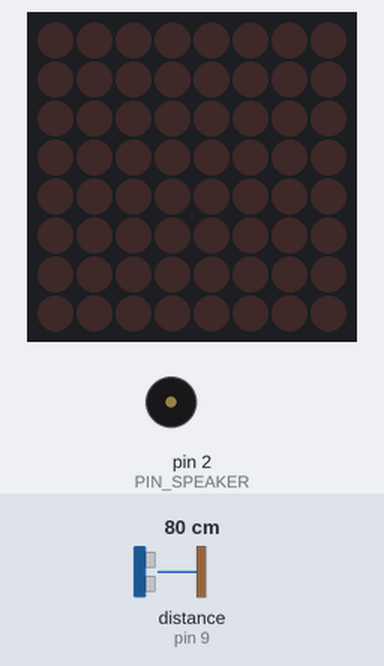
A sketch run on a simulated Arduino Uno, built with avr-gcc and run on an emulated ATmega328P. Parts: 8×8 LED matrix, buzzer (waves = sounding). Wiring (inferred from the names in the program): ultrasonic range finder: trigger pin 8; echo pin 9. The inputs (shaded band) are chosen by the test bench; at power-on: distance to the obstacle (sensor on pin 9) 80 cm. The echo pulse lasts 58.3 µs per cm.

Above: at 2.8 s.
2.9 s: distance to the obstacle (sensor on pin 9) set to 18 cm
5.6 s: distance to the obstacle (sensor on pin 9) set to 15 cm
At 8.1 s:
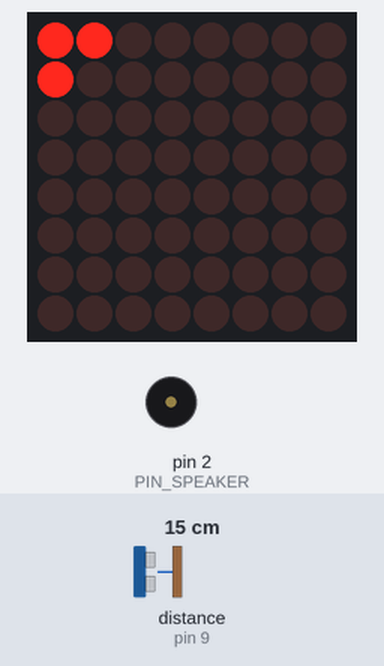
At 9.0 s:
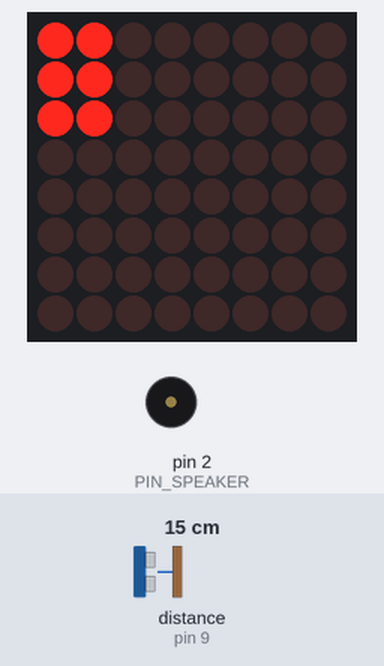
Timing chart, 0 to 28.2 s (numbered marks = the images above; inputs shaded):
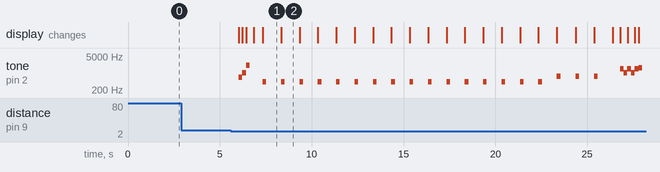

Measured:
- the behaviour switches between 17 and 16 cm on distance to the obstacle (sensor on pin 9) (found by bisection; images 0 and 1)
- after the input at 2.9 s, every drawn part: stays the same
- after the input at 5.6 s, tone on pin 2 (PIN_SPEAKER): plays 659 Hz for 0.20 s, 1047 Hz for 0.20 s, 2093 Hz for 0.20 s, 440 Hz for 0.20 s, 440 Hz for 0.20 s, 440 Hz for 0.20 s … (28 notes in this stretch), starting after 0.42 s; the display: first changes after 0.42 s (image 1 shows a later state)
- what the display in image 1 shows lasts 1.0 s, from 7.3 s to 8.3 s

The sketch:

20SecondsHandsWashTimer.ino
```cpp
/**************************************************
* 20seconds Washing hands Timer
* - MAX7219 8x8 LED DotMatrix (https://github.com/wayoda/LedControl)
* - Speaker
* - Distance sensor
***************************************************/
#include "LedControl.h"

#define PIN_TRIG 8
#define PIN_ECHO 9
#define PIN_SPEAKER 2

#define COUNT_FREQ 440
#define COUNT_DOWN_FREQ 740

/*
 MAX7219.
 ----------------------------------
 pin 12 is connected to the DataIn
 pin 11 is connected to the CLK
 pin 10 is connected to LOAD
 */
LedControl lc=LedControl(12,11,10,1);

// time between updates of the display
unsigned long delaytime=1000;

void setup() {
  lc.shutdown(0, false);
  //Set the brightness
  lc.setIntensity(0,2);
  //clear the display
  lc.clearDisplay(0);

  pinMode(PIN_TRIG, OUTPUT);
  pinMode(PIN_ECHO, INPUT);
}

//20 Second Counter (Not for countdowm)
void delayTimes(unsigned int frequency) {
  tone(PIN_SPEAKER,frequency,500);
  delay(200);
  noTone(PIN_SPEAKER);
  delay(800);
}

void drawHeart(){
  lc.clearDisplay(0);
  lc.setColumn(0,0,B00000000);
  lc.setColumn(0,1,B01100110);
  lc.setColumn(0,2,B11111111);
  lc.setColumn(0,3,B11111111);
  lc.setColumn(0,4,B11111111);
  lc.setColumn(0,5,B01111110);
  lc.setColumn(0,6,B00111100);
  lc.setColumn(0,7,B00011000);
}

void startCount() {

  //Startup (Smile)
  lc.setColumn(0,0,B00000000);
  lc.setColumn(0,1,B00100100);
  lc.setColumn(0,2,B00100100);
  lc.setColumn(0,3,B00000000);
  lc.setColumn(0,4,B00000000);
  lc.setColumn(0,5,B01000010);
  lc.setColumn(0,6,B00111100);
  lc.setColumn(0,7,B00000000);
  tone(PIN_SPEAKER, 659, 200);
  delay(200);
  lc.setColumn(0,4,B01000010);
  lc.setColumn(0,5,B00111100);
  lc.setColumn(0,6,B00000000);
  tone(PIN_SPEAKER, 1047, 200);
  delay(200);
  lc.setColumn(0,4,B00000000);
  lc.setColumn(0,5,B01000010);
  lc.setColumn(0,6,B00111100);
  tone(PIN_SPEAKER, 2093, 200);
  delay(400);
  lc.setColumn(0,4,B00011000);
  lc.setColumn(0,5,B00100100);
  lc.setColumn(0,6,B00011000);
  noTone(PIN_SPEAKER);
  delay(500);
  lc.clearDisplay(0);

  //Count 20
  //1
  lc.setRow(0,0,B11000000);
  lc.setRow(0,1,B10000000);
  delayTimes(COUNT_FREQ);
  //2
  lc.setRow(0,1,B11000000);
  lc.setRow(0,2,B11000000);
  delayTimes(COUNT_FREQ);
  //2
  lc.setRow(0,3,B11000000);
  lc.setRow(0,4,B10000000);
  delayTimes(COUNT_FREQ);
  //4
  lc.setRow(0,4,B11000000);
  lc.setRow(0,5,B11000000);
  delayTimes(COUNT_FREQ);
  //5
  lc.setRow(0,6,B11000000);
  lc.setRow(0,7,B10000000);
  delayTimes(COUNT_FREQ);
  //6
  lc.setRow(0,6,B11100000);
  lc.setRow(0,7,B11100000);
  delayTimes(COUNT_FREQ);
  //7
  lc.setRow(0,6,B11110000);
  lc.setRow(0,7,B11111000);
  delayTimes(COUNT_FREQ);
  //8
  lc.setRow(0,6,B11111100);
  lc.setRow(0,7,B11111100);
  delayTimes(COUNT_FREQ);
  //9
  lc.setRow(0,6,B11111110);
  lc.setRow(0,7,B11111111);
  delayTimes(COUNT_FREQ);
  //10
  lc.setRow(0,5,B11000011);
  lc.setRow(0,6,B11111111);
  delayTimes(COUNT_FREQ);
  //11
  lc.setRow(0,3,B11000001);
  lc.setRow(0,4,B11000011);
  delayTimes(COUNT_FREQ);
  //12
  lc.setRow(0,2,B11000011);
  lc.setRow(0,3,B11000011);
  delayTimes(COUNT_FREQ);
  //13
  lc.setRow(0,0,B11000001);
  lc.setRow(0,1,B11000011);
  delayTimes(COUNT_FREQ);
  //14
  lc.setRow(0,0,B11000111);
  lc.setRow(0,1,B11000111);
  delayTimes(COUNT_FREQ);
  //15
  lc.setRow(0,0,B11001111);
  lc.setRow(0,1,B11011111);
  delayTimes(COUNT_FREQ);
  //16
  lc.setRow(0,0,B11111111);
  lc.setRow(0,1,B11111111);
  delayTimes(COUNT_FREQ);
  //17 (3: countdown)
  lc.clearDisplay(0);
  lc.setColumn(0,0,B00000000);
  lc.setColumn(0,1,B00011100);
  lc.setColumn(0,2,B00100000);
  lc.setColumn(0,3,B00011000);
  lc.setColumn(0,4,B00100000);
  lc.setColumn(0,5,B00100100);
  lc.setColumn(0,6,B00011000);
  lc.setColumn(0,7,B00000000);
  delayTimes(COUNT_DOWN_FREQ);
  //18 (2: countdown)
  lc.clearDisplay(0);
  lc.setColumn(0,0,B00000000);
  lc.setColumn(0,1,B00011000);
  lc.setColumn(0,2,B00100100);
  lc.setColumn(0,3,B00100000);
  lc.setColumn(0,4,B00010000);
  lc.setColumn(0,5,B00001000);
  lc.setColumn(0,6,B00111100);
  lc.setColumn(0,7,B00000000);
  delayTimes(COUNT_DOWN_FREQ);
  //19 (1: countdown)
  lc.clearDisplay(0);
  lc.setColumn(0,0,B00000000);
  lc.setColumn(0,1,B00010000);
  lc.setColumn(0,2,B00011000);
  lc.setColumn(0,3,B00010000);
  lc.setColumn(0,4,B00010000);
  lc.setColumn(0,5,B00010000);
  lc.setColumn(0,6,B00111000);
  lc.setColumn(0,7,B00000000);
  delayTimes(COUNT_DOWN_FREQ);

  //Show Heart for Finishing
  drawHeart();
  delay(400);
  tone(PIN_SPEAKER, 1480, 200);
  lc.clearDisplay(0);
  delay(200);
  tone(PIN_SPEAKER, 1047, 200);
  delay(200);
  tone(PIN_SPEAKER, 1480, 200);
  drawHeart();
  delay(200);
  tone(PIN_SPEAKER, 1047, 200);
  delay(200);
  tone(PIN_SPEAKER, 1480, 200);
  lc.clearDisplay(0);
  delay(200);
  noTone(PIN_SPEAKER);
  tone(PIN_SPEAKER, 1661, 200);
  drawHeart();
  delay(400);
  tone(PIN_SPEAKER, 1865, 200);
  delay(400);
  tone(PIN_SPEAKER, 2349, 200);
  lc.clearDisplay(0);
  delay(200);
  tone(PIN_SPEAKER, 2637, 200);
  delay(200);
  drawHeart();
  noTone(PIN_SPEAKER);
  delay(500);
  lc.clearDisplay(0);
}

void loop() {

  //Get Distance
  digitalWrite(PIN_TRIG,LOW);
  delayMicroseconds(1);
  digitalWrite(PIN_TRIG,HIGH);
  delayMicroseconds(11);
  digitalWrite(PIN_TRIG, LOW);
  int t = pulseIn(PIN_ECHO, HIGH);
  float distance = t*0.017;

  //Timer starts under 16cm
  if( distance < 16 ) {
    //Count 20 seconds
    startCount();
  }

  delay(2000);
}
```
